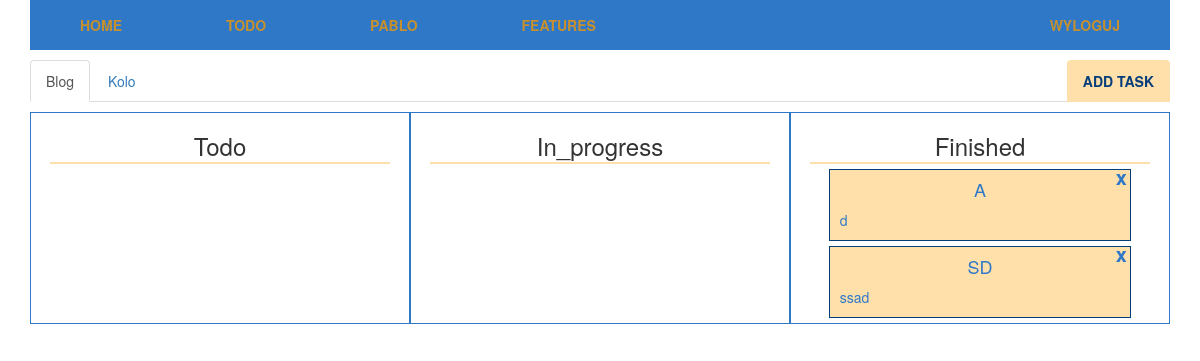
/kanban/?project=blog (signed in), run on an earlier commit of the app's database.
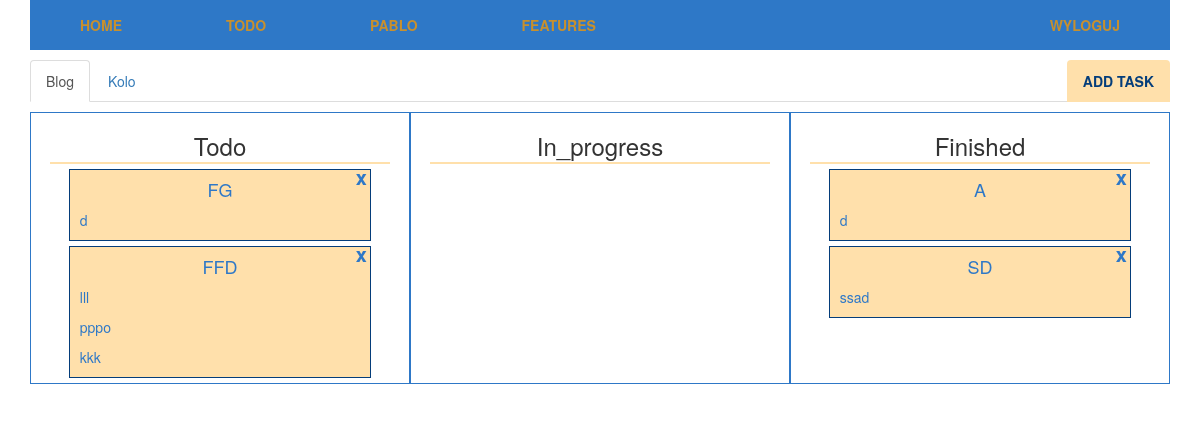
And on a later commit of the database.
### app/models.py (models this page shows, shortened)
class Project(db.Model):
    id = db.Column(db.Integer, primary_key=True)
    name = db.Column(db.String(30))
    description = db.Column(db.Text)
    tasks = db.relationship('Task', backref='project', lazy='dynamic')
    users = db.relationship('User', secondary=users_projects, backref='member')

class TaskCategory(db.Model):
    id = db.Column(db.Integer, primary_key=True)
    name = db.Column(db.String(30))
    tasks = db.relationship(
        'Task', backref='cat', lazy='dynamic')

class Task(db.Model):
    id = db.Column(db.Integer, primary_key=True)
    name = db.Column(db.String(30))
    todo = db.Column(db.String(200))
    add_time = db.Column(db.Date, default=datetime.utcnow)
    deadline = db.Column(db.Date)
    category = db.Column(db.Integer, db.ForeignKey('task_category.id'), default=1)
    workgroup = db.Column(db.Integer, db.ForeignKey('project.id'))
    handled_by = db.Column(db.Integer, db.ForeignKey('user.id'))

### app/apps/kanban/kanban.py (the view, shortened to what this page needs)
@kanban.route('/', methods=['POST', 'GET'])
@login_required
def index():
    if not request.args.get('project'):
        return redirect(url_for('kanban.index', project=Project.query.get(1).name))
    form = AddTask()
    tables = TaskCategory.query.all()
    projects = current_user.project
    return render_template('kanban.html', form=form, tables=tables, projects=projects)

### app/models.py (called while the page is built)
@login.user_loader
def get_user(id):
    return User.query.get(id)

    @property
    def is_active(self):
        return self.active

### app/templates/kanban.html (shortened to what this page needs)
{% import 'bootstrap/wtf.html' as wtf %}
{% extends 'base.html' %}
{% block content %}
{% set project = request.args.project %}
<div class="container">
    <ul class="nav nav-tabs">
    {% for proj in projects %}
    <li class="nav-item">
        <a href="{{ url_for('kanban.index', project=proj.name) }}">{{ proj.name.capitalize() }}</a>
    </li>
        {% endfor %}
        <li class="nav-item add_task__btn">
            <a class='nav-link'>Add task</a>
        </li>
</ul>
    <div class="kanban">
        {% for table in tables %}
        <div class="kanban__table">
            <h3 class="kanban__title">{{ table.name.capitalize() }}</h3>
            {% for task in table.tasks %}
            {% if task.project.name == project %}
            {% include '_task.html' %}
            {% endif %}
            {% endfor %}
        </div>
        {% endfor %}
    </div>
</div>
{% endblock %}

### app/templates/_task.html
<div draggable="true" class="task" id={{ task.id }}>
    {% set task_content = task.todo.split('\r\n') %}
    <span class="task__delete">x</span>
    <h4 class="task__title">{{ task.name }}</h4>
    {% for paragraph in task_content %}
    <p class="task__text">{{ paragraph }}</p>
    {% endfor %}
</div>

What changed in the data, as far as the page shows it:
added Task: name "FG", task_content "d", shown under TaskCategory "Todo"
added Task: name "FFD", task_content "lll" "pppo" "kkk", shown under TaskCategory "Todo"
